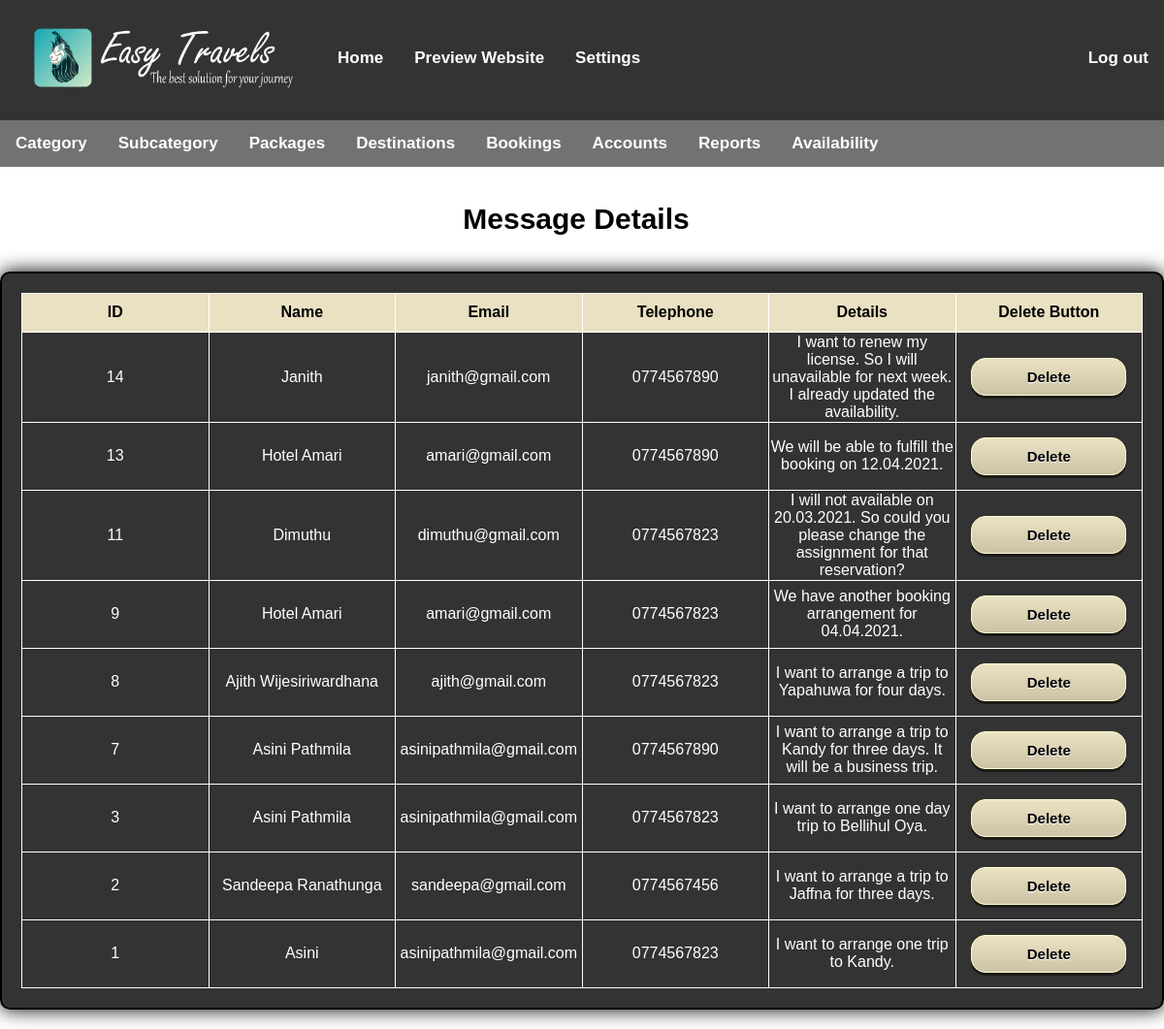
Page /src/php/admin_view_report_general5.php (signed in) on the committed database.
### tables this page shows
CREATE TABLE `messages` (
  `id` int(11) NOT NULL,
  `name` varchar(500) NOT NULL,
  `email` varchar(200) NOT NULL,
  `telephone` int(11) NOT NULL,
  `details` text NOT NULL
);

### src/php/admin_view_report_general5.php (called while the page is built, shortened)
<?php include('../../public/html/admin_view_report_general5.html')?>

### src/php/admin_view_report_general5-table.php (the view, shortened to what this page needs)
<?php require_once('../../config/connect.php');
?>
<?php
	$sql="select * from messages order by id desc ";
	$result=$connection->query($sql);
	while($row=$result->fetch_assoc()){
		echo "<tr style='height:70px;'>";
		echo "<td>".$row['id']."</td>";
		echo "<td>".$row['name']."</td>";
		echo "<td>".$row['email']."</td>";
		echo "<td>0".$row['telephone']."</td>";
		echo "<td>".$row['details']."</td>";
		echo "<form method='post' action='admin_view_report_general5.php'>";
		echo "<td><center><input type='submit' name='submit' value='Delete' class='formbtn'></center></td>";
		echo "</form>";
		echo "</tr>";
	}
?>

### public/css/admin_topnav.css (style rules this page uses)
body { margin: 0; background-image: url(../../public/images/adminback9.jpg); background-size:cover; font-family: 'Arial'; }
.topnav { overflow: hidden; background-color: rgb(0,0,0,0.8); }
.topnav a { float: left; display: block; color: white; text-align: center; padding: 10px 16px; text-decoration: none; font-size: 17px; margin-top:40px; font-weight:bold; }
.topnav a.notactive { margin-top:0px; }
.topnav a.right { float: right; }
.limg { padding: 10px; width:300px; border-radius: 20px; }

### public/css/adminmenu.css (style rules this page uses)
body { margin: 0; background-image: url(../../public/images/adminback9.jpg); background-size:cover; font-family: 'Arial'; }
.topnav1 { overflow: hidden; background-color:rgb(20,20,20,0.6); }
.topnav1 a { float: left; display: block; color: white; text-align: center; padding: 14px 16px; text-decoration: none; font-size: 17px; font-weight: bold; }
.dropdown { float: left; overflow: hidden; }
.dropdown .dropbtn { font-size: 17px; border: none; outline: none; color: white; padding: 14px 16px; background-color: inherit; font-family: inherit; margin: 0; font-weight:bold; }

### public/css/report-tables.css (style rules this page uses)
* { box-sizing: border-box; }
body { margin: 0; background-image: url(../../public/images/adminback9.jpg); background-size:cover; font-family: 'Arial'; }
.viewtable { color:white; border: 1px solid white; border-collapse: collapse; table-layout: fixed; width: 100%; }
.theads { background-color:#82CAFA; background-color:#eae0c2; text-align:center; color:black; font-weight:bold; height:40px; }
label { padding: 12px 12px 12px 0; display: inline-block; }
.formbtn { border-radius: 4px; background-color: green; border: none; color: #FFFFFF; text-align: center; font-size: 15px; font-weight: bold; padding: 10px; width: 160px; transition: all 0.5s; cursor: pointer; margin: 0px; border: 2px solid white; border-radius:50px; }
.formbtn { box-shadow: 0px 3px 0px 0px #1c1b18; background:linear-gradient(to bottom, #eae0c2 5%, #ccc2a6 100%); background-color:#eae0c2; border-radius:15px; border:1px solid #fffdd0; display:inline-block; cursor:pointer; color:black; font-family:Arial; font-size:15px; font-weight:bold; padding:10px 10px; text-decoration:none; text-shadow:0px 1px 0px #ffffff; }
.container2 { border-radius: 10px; background-color: rgb(0,0,0,0.8); padding: 20px; width:100%; display:block; margin-left:auto; margin-right:auto; justify-content:center; center-align:center; margin-top:20px; margin-bottom:20px; color:white; text-align:center; border: 2px solid black; box-shadow:0px 0px 20px black; }
.updatetxt { color:black; font-size:30px; font-weight:bold; }

### rows in the picture
messages: id "14", name "Janith", email "janith@gmail.com", telephone "774567890", details "I want to renew my license. So I will unavailable for next week. I already updated the availability."
messages: id "13", name "Hotel Amari", email "amari@gmail.com", telephone "774567890", details "We will be able to fulfill the booking on 12.04.2021."
messages: id "11", name "Dimuthu", email "dimuthu@gmail.com", telephone "774567823", details "I will not available on 20.03.2021. So could you please change the assignment for that reservation?"
messages: id "9", name "Hotel Amari", email "amari@gmail.com", telephone "774567823", details "We have another booking arrangement for 04.04.2021."
messages: id "8", name "Ajith Wijesiriwardhana", email "ajith@gmail.com", telephone "774567823", details "I want to arrange a trip to Yapahuwa for four days."
messages: id "7", name "Asini Pathmila", email "asinipathmila@gmail.com", telephone "774567890", details "I want to arrange a trip to Kandy for three days. It will be a business trip."
messages: id "3", name "Asini Pathmila", email "asinipathmila@gmail.com", telephone "774567823", details "I want to arrange one day trip to Bellihul Oya."
messages: id "2", name "Sandeepa Ranathunga", email "sandeepa@gmail.com", telephone "774567456", details "I want to arrange a trip to Jaffna for three days."
messages: id "1", name "Asini", email "asinipathmila@gmail.com", telephone "774567823", details "I want to arrange one trip to Kandy."
